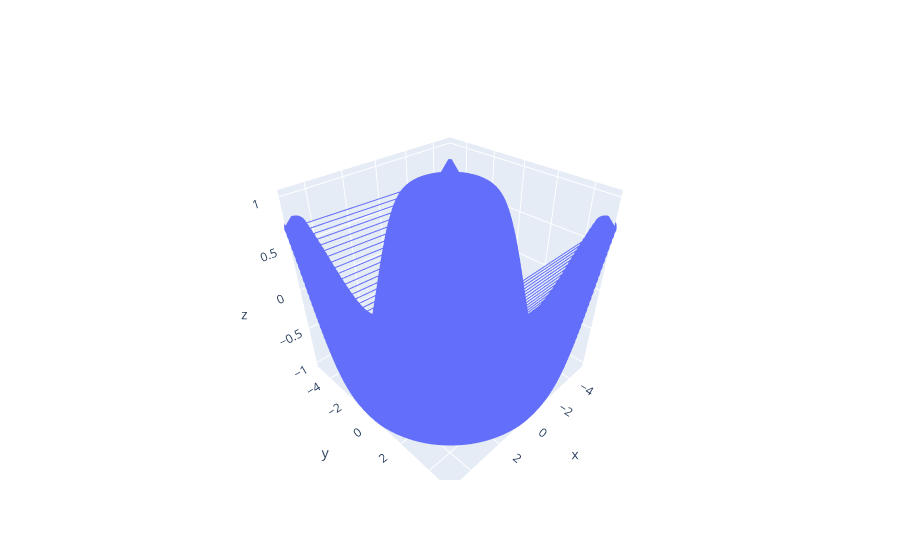

Notebook source saved alongside this figure:
### Markdown cell above
4. Using the given x and y data, generate a 3D surface plot to visualize the function z=sin(sqroot(x^2+y^2))

### Code cell
x = np.linspace(-5, 5, 100)
y = np.linspace(-5, 5, 100)
x, y = np.meshgrid(x, y)
z = np.sin(np.sqrt(x**2 + y**2))
data = {
    'X': x.flatten(),
    'Y': y.flatten(),
    'Z': z.flatten()
}
df = pd.DataFrame(data)

fig=go.Figure()
fig.add_trace(go.Scatter3d(x=df.X,y=df.Y,z=df.Z))

### Figure 1 — Plotly figure (JSON) as saved in the notebook; plotly's stock layout.template omitted (floating-point values rounded to 4 significant figures; data arrays with more than 128 entries replaced by an {"elided": "..."} marker saying what was removed)
{"data": [{"type": "scatter3d", "x": {"elided": "10000 float values"}, "y": {"elided": "10000 float values"}, "z": {"elided": "10000 float values"}}], "layout": {}}
